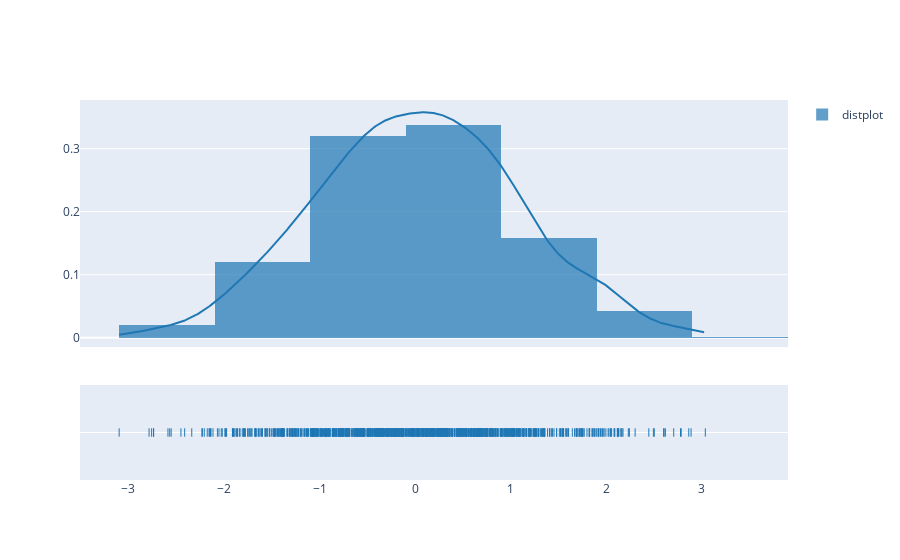

Notebook code for this chart:
### Markdown cell above
We can create a simple histplot:

### Code cell
fig = ff.create_distplot(hist_data, group_labels)
pyo.iplot(fig)

### Figure 1 — Plotly figure (JSON) as saved in the notebook; plotly's stock layout.template omitted (floating-point values rounded to 4 significant figures; data arrays with more than 128 entries replaced by an {"elided": "..."} marker saying what was removed)
{"data": [{"histnorm": "probability density", "legendgroup": "distplot", "marker": {"color": "rgb(31, 119, 180)"}, "name": "distplot", "opacity": 0.7, "type": "histogram", "x": {"elided": "1000 float values"}, "xaxis": "x", "xbins": {"end": 3.037, "size": 1, "start": -3.097}, "yaxis": "y"}, {"legendgroup": "distplot", "marker": {"color": "rgb(31, 119, 180)"}, "mode": "lines", "name": "distplot", "showlegend": false, "type": "scatter", "x": {"elided": "500 float values"}, "xaxis": "x", "y": {"elided": "500 float values"}, "yaxis": "y"}, {"legendgroup": "distplot", "marker": {"color": "rgb(31, 119, 180)", "symbol": "line-ns-open"}, "mode": "markers", "name": "distplot", "showlegend": false, "type": "scatter", "x": {"elided": "1000 float values"}, "xaxis": "x", "y": {"elided": "1000 str values"}, "yaxis": "y2"}], "layout": {"autosize": true, "barmode": "overlay", "hovermode": "closest", "legend": {"traceorder": "reversed"}, "xaxis": {"anchor": "y2", "autorange": true, "domain": [0, 1], "range": [-3.494, 3.903], "type": "linear", "zeroline": false}, "yaxis": {"anchor": "free", "autorange": true, "domain": [0.35, 1], "position": 0, "range": [-0.01468, 0.3773], "type": "linear"}, "yaxis2": {"anchor": "x", "autorange": true, "domain": [0, 0.25], "dtick": 1, "range": [-1, 1], "showticklabels": false, "type": "category"}}}
